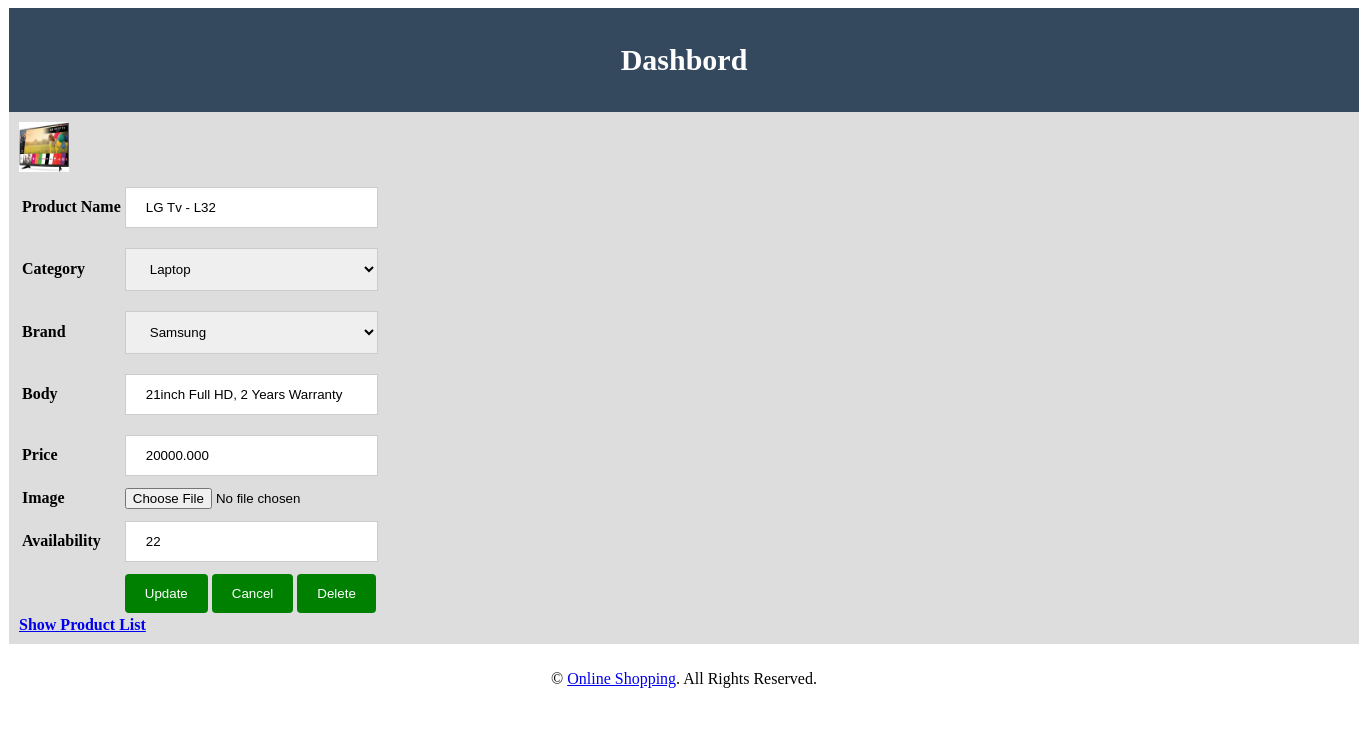
The app's page /php/src/productedit.php?productId=16 with its own data.
### tables this page shows
CREATE TABLE `tbl_product` (
  `productId` int(11) NOT NULL,
  `productName` varchar(255) NOT NULL,
  `catId` varchar(45) NOT NULL,
  `brandId` varchar(45) NOT NULL,
  `body` text NOT NULL,
  `price` float(10,3) NOT NULL,
  `image` varchar(255) NOT NULL,
  `availability` int(255) NOT NULL
);

### php/src/Database.php (called while the page is built, shortened)
 <?php
class Database{
	public $host   = DB_HOST;
	public $user   = DB_USER;
	public $pass   = DB_PASS;
	public $dbname = DB_NAME;
	public $link;
	private function connectDB()
	{
		$this->link = new mysqli($this->host, $this->user, $this->pass,$this->dbname);
	}
	public function select($query)
	{
		$result = $this->link->query($query) or die ($this->link->error.__LINE__);
		if($result->num_rows > 0)
		{
			return $result;
		}
		else
		{
			return false;
		}
	}
}

### php/src/productedit.php (the view, shortened to what this page needs)
<?php
include 'inc/header.php';
include "Database.php";
?>
<?php
$hostname="localhost";
$username="root";
$password="";
$databaseName="online_shop";
$connect = mysqli_connect($hostname,$username,$password,$databaseName);
$q = "SELECT * FROM tbl_category";
$result1= mysqli_query($connect,$q);
$query2 = "SELECT * FROM tbl_brand";
$result2= mysqli_query($connect,$query2);
?>
<?php
    $id  = $_GET['productId'];
    $db = new Database();
    $query = "SELECT * FROM tbl_product WHERE productId = $id";
    $getData  = $db->select($query)->fetch_assoc();
    ?>
<img src="<?php echo $getData['image']; ?>" style="height: 50px;width: 50px;">
<form action = "productedit.php?productId=<?php echo $id;?>" method = "post" enctype="multipart/form-data">
<table>
         <tr>
            <td> Product Name</td>
            <td><input type ="text" name = "productName" value = "<?php echo $getData['productName'] ?>"/></td>
        </tr>
       <tr>
            <td>Category</td>
            <td>
                <select id="select" name="catId">
                    <?php while($row1 = mysqli_fetch_array($result1)):;?>
                        <option value="<?php echo $row1[1];?>"><?php echo $row1[1];?></option>
                        <?php endwhile;?>
                </select>
            </td>
        </tr>
        <tr>
            <td>Brand</td>
            <td>
                <select id="select" name="brandId">
                    <?php while($row1 = mysqli_fetch_array($result2)):;?>
                    <option value="<?php echo $row1[1];?>"><?php echo $row1[1];?></option>
                    <?php endwhile;?>
                </select>
            </td>
        </tr>
        <tr>
            <td>Body</td>
            <td><input type ="text" name = "body" value = "<?php echo $getData['body'] ?>"/></td>
        </tr>
        <tr>
            <td>Price</td>
            <td><input type ="text" name = "price" value = "<?php echo $getData['price'] ?>"/></td>
        </tr>
        <tr>
            <td>Image</td>
            <td><input type="file" name="avatar"></td>
        </tr>
        <tr>
            <td>Availability</td>
            <td><input type="text" name="availability" value ="<?php echo $getData['availability']?>"></td>
        </tr>
        <tr>
            <td></td>
            <td>
            <input type ="Submit" name = "submit" value = "Update"/>
            <input type ="reset"  Value = "Cancel" />
            <input type ="submit" name = "delete" Value = "Delete" />
            </td>
        </tr>
</table>
</form>
<a href = "productlist.php">Show Product List</a>
<?php include 'inc/footer.php'; ?>

### php/src/productedit.php (style rules this page uses)
input[type=text],select { width: 100%; padding: 12px 20px; margin: 8px 0; display: inline-block; border: 1px solid #ccc; box-sizing: border-box; }
input[type=submit] { background-color: green; color: white; padding: 12px 20px; border: none; border-radius: 4px; cursor: pointer; }
input[type=reset] { background-color: green; color: white; padding: 12px 20px; border: none; border-radius: 4px; cursor: pointer; }

### records on screen
tbl_product: image (picture), productName "LG Tv - L32", body "21inch Full HD, 2 Years Warranty", price "20000.000", availability "22"

### other values on screen
form field catId "Laptop"
form field brandId "Samsung"
